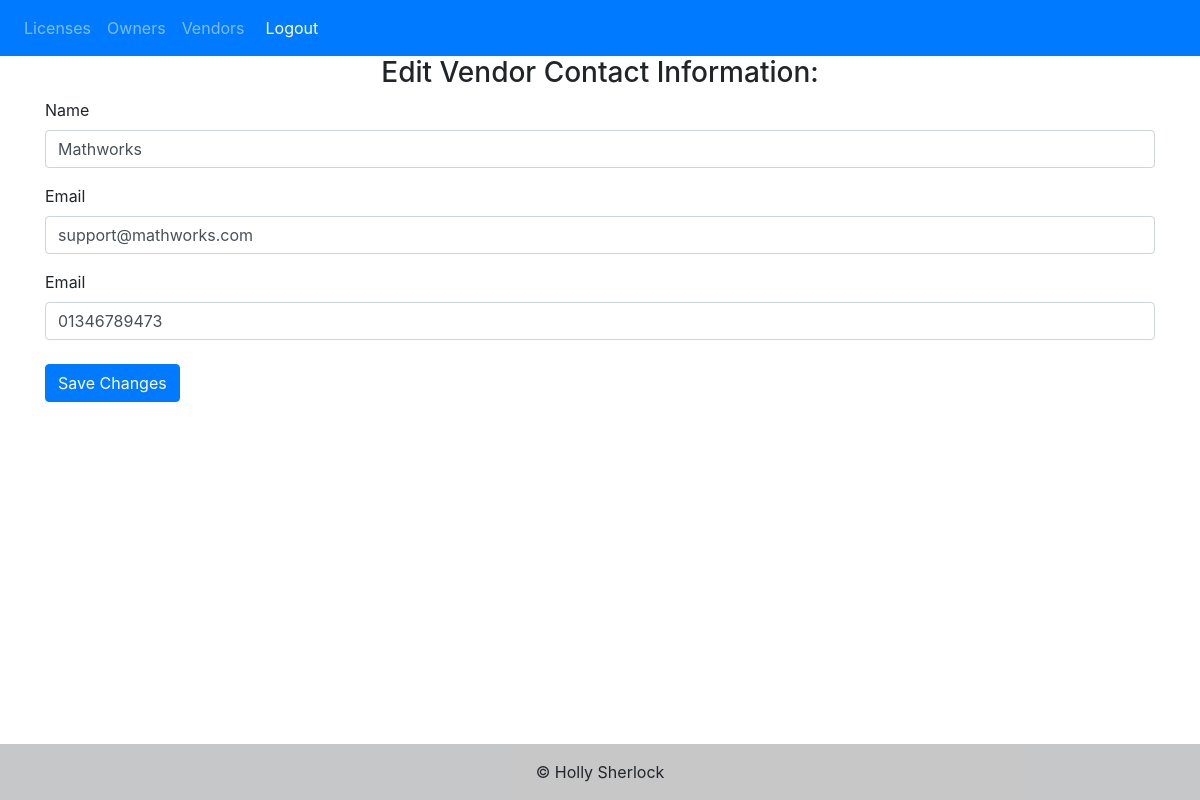
Page /edit_vendor/1 (signed in) on the committed database.
### surreylm/database_models.py (models this page shows)
class Vendor(db.Model):
    __tablename__ = 'vendors'
    id = db.Column(db.Integer, primary_key=True)
    name = db.Column(db.Text, unique=True, nullable=False)
    phone = db.Column(db.Text, nullable=False)
    email = db.Column(db.Text, nullable=False)

### surreylm/views.py (the view, shortened to what this page needs)
@views.route('/edit_vendor/<int:id>', methods=['GET', 'POST'])
@login_required
def edit_vendor(id):
    vendor = Vendor.query.get_or_404(id)
    return render_template("edit_vendor.html", user=current_user, vendor=vendor)

### surreylm/__init__.py (called while the page is built)
def create_app(database_uri='sqlite:///lmdatabase.db'):
    app = Flask(__name__)
    app.config['SECRET_KEY'] = 'gdwjama bbawdjkwjdw'
    app.config['SQLALCHEMY_DATABASE_URI'] = database_uri
    db.init_app(app)
    from .views import views
    from .auth import auth
    from .error_handlers import errors
    app.register_blueprint(views, url_prefix='/')
    app.register_blueprint(auth, url_prefix='/')
    app.register_blueprint(errors)
    from .database_models import User, Software_owner, Vendor, Software
    with app.app_context():
        db.create_all()
    login_manager = LoginManager()
    login_manager.login_view = 'auth.login'
    login_manager.init_app(app)
    @login_manager.user_loader
    def load_user(id):
        return User.query.get(int(id))
    return app

### surreylm/templates/edit_vendor.html
{% extends "base.html" %} {% block title %}Edit Vendor Information{% endblock %} {% block content
%}
<form method="POST">
    <h3 align="center">Edit Vendor Contact Information:</h3>
    <div class="form-group">
        <label for="name">Name</label>
        <input
          type="text"
          class="form-control"
          id="name"
          name="name"
          value="{{vendor.name}}"
          placeholder="Enter vendor name"
        />
</div>
    <div class="form-group">
        <label for="email">Email</label>
        <input
          type="text"
          class="form-control"
          id="email"
          name="email"
          value="{{vendor.email}}"
          placeholder="Enter email address"
        />
</div>
    <div class="form-group">
        <label for="phone">Email</label>
        <input
          type="text"
          class="form-control"
          id="phone"
          name="phone"
          value="{{vendor.phone}}"
          placeholder="Enter phone number"
        />
 <br />
<button type="submit" class="btn btn-primary">Save Changes</button>
</form>
 {% endblock %}

### rows in the picture
Vendor: name "Mathworks", email "support@mathworks.com", phone "01346789473"
